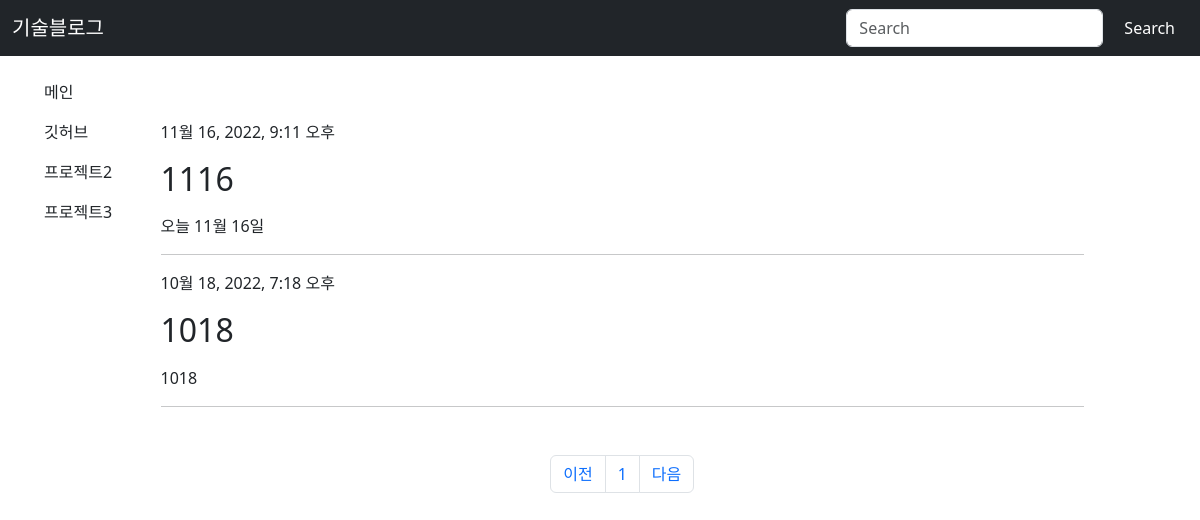
The app's page /app1/, older data.
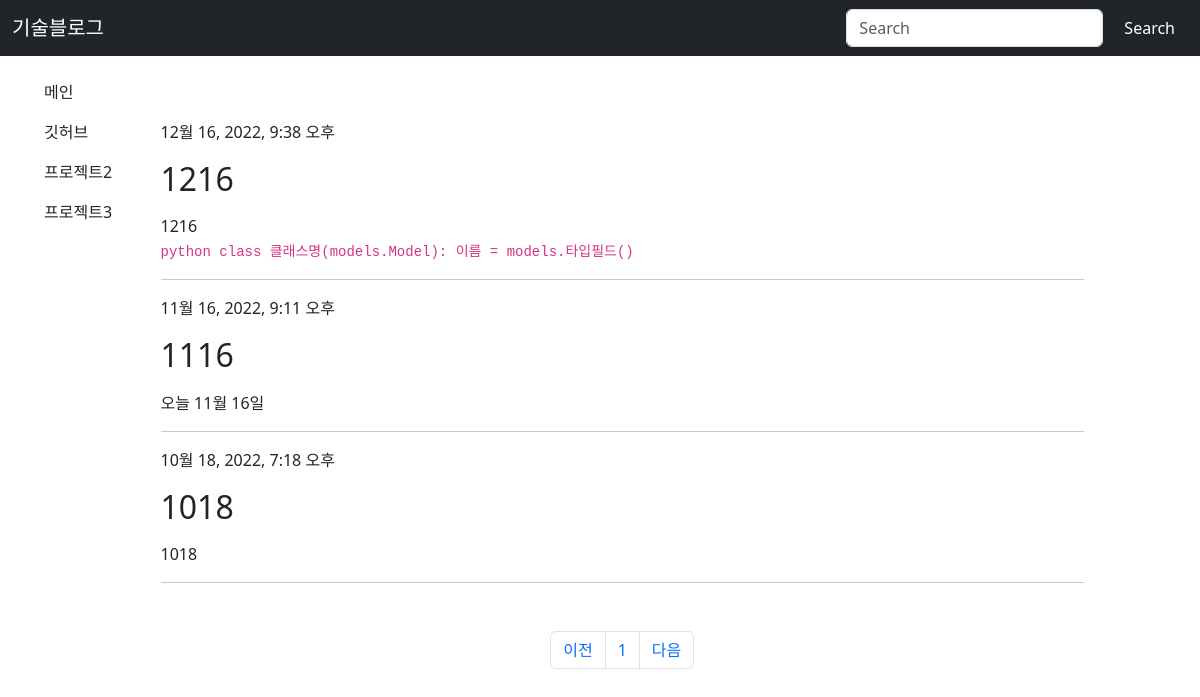
The same page, newer data.
### app1/models.py (models this page shows)
class App1(models.Model):
    title=models.CharField(max_length=20)
    content=models.TextField()
    created_at=models.DateTimeField(auto_now_add=True)
    updated_at=models.DateTimeField(auto_now=True)
    hits=models.PositiveIntegerField(default = 0)#조회 수

### app1/views.py (the view)
# urls.py: path('', views.index, name='index'),
def index(request):#목록
    index_contents = App1.objects.all().order_by('-pk')#최신순
    context={
        'index_contents':index_contents
    }
    return render(request, 'app1/index.html', context)

### app1/templatetags/filter.py (called while the page is built)
@register.filter
def mark(value):
    extensions = ["nl2br", "fenced_code"]
    return mark_safe(markdown.markdown(value, extensions=extensions))

### app1/templates/app1/index.html
{% extends 'base.html' %}
{% load django_bootstrap5 %}
{% load filter %}
{% block body %}
<div class="d-flex">
  <div style="width:10ex;">
    <nav class="nav flex-column position-fixed">{% comment %} 상단고정? {% endcomment %}
      <li class="nav-item">
        <a class="nav-link text-dark" aria-current="page" href="{% url 'app1:index' %}">메인</a> {% comment %} index경로  {% endcomment %}
      </li>
      <li class="nav-item">
        <a class="nav-link text-dark" href="https://github.com/ANDONGWOO/TIL">깃허브</a>
      </li>
      <li class="nav-item">
        <a class="nav-link text-dark" href="http://yeoldybean-env.eba-ghf297im.ap-northeast-2.elasticbeanstalk.com/">프로젝트2</a>
      </li>
      <li class="nav-item">
        <a class="nav-link text-dark" href="http://ntkbean-env.eba-qinu3xmh.ap-northeast-2.elasticbeanstalk.com/">프로젝트3</a>
      </li>
    </nav>
  </div>
  <div class="container m-5">
  {% for index_content in index_contents %}
  <div class="card-body">
    <p class="card-text">{{ index_content.created_at }}</p>
    <a class="card-header fw-bold" href="{% url 'app1:detail' index_content.pk %}" style="text-decoration: none;"><h2>{{ index_content.title }}</h2></a>
    <p class="card-text">{{ index_content.content|mark }}</p>
  </div>
  <hr>
  {% endfor %}
    <div class="m-5 d-flex justify-content-center">
      <nav aria-label="Page navigation example ">
        <ul class="pagination">{% comment %} #페이지 10 {% endcomment %}
          <li class="page-item"><a class="page-link" href="#">이전</a></li>
          <li class="page-item"><a class="page-link" href="#">1</a></li>
          <li class="page-item"><a class="page-link" href="#">다음</a></li>
        </ul>
      </nav>
    </div>
  </div>
</div>
{% endblock %}

### techblog/templates/base.html (shortened to what this page needs)
{% load django_bootstrap5 %} {% comment %} html에 개별 적용 {% endcomment %}
<!DOCTYPE html>
<html lang="en">
  <head>
    {% bootstrap_css %}
  </head>
  <body>
      <nav class="navbar navbar-light bg-dark sticky-top">
        <div class="container-fluid d-flex">
          <a class="navbar-brand text-white" href="{% url 'app1:index' %}">기술블로그</a>
          <form class="d-flex" role="search" action="{% url 'app1:search' %}" method="POST">
            <input class="form-control me-2" type="search" placeholder="Search" aria-label="Search" name="q" value="{{ q }}">
            <button class="btn btn-outline-dark text-white" type="submit">Search</button>
          </form>
        </div>
      </nav>
      <div class="container m-3">
      {% block body %}
      {% endblock body %}
      </div>
  </body>
</html>

Row changes from the older to the newer data that the page shows:
added App1: created_at "12월 16, 2022, 9:38 오후", title "1216", content|mark "1216 python class 클래스명(models.Model): 이름 = models.타입필드()"
